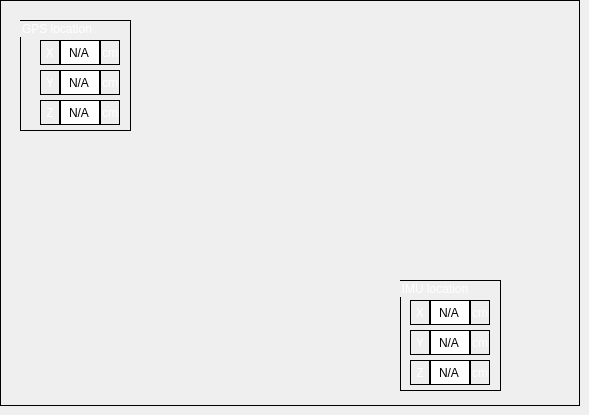
     <widget class="QWidget" name="page_2">
      <widget class="QFrame" name="frame">
       <property name="geometry">
        <rect>
         <x>0</x>
         <y>0</y>
         <width>580</width>
         <height>406</height>
        </rect>
       </property>
       <property name="styleSheet">
        <string notr="true">border:1px solid black;
background-image:url(images/gpsbg.png);

</string>
       </property>
       <property name="frameShape">
        <enum>QFrame::StyledPanel</enum>
       </property>
       <property name="frameShadow">
        <enum>QFrame::Raised</enum>
       </property>
       <widget class="QGroupBox" name="groupBox">
        <property name="geometry">
         <rect>
          <x>400</x>
          <y>280</y>
          <width>101</width>
          <height>111</height>
         </rect>
        </property>
        <property name="styleSheet">
         <string notr="true">QGroupBox{
color:white;
background:transparent;
}</string>
        </property>
        <property name="title">
         <string>IMU location</string>
        </property>
        <widget class="QLineEdit" name="le_imu_z">
         <property name="geometry">
          <rect>
           <x>30</x>
           <y>80</y>
           <width>40</width>
           <height>25</height>
          </rect>
         </property>
         <property name="text">
          <string>N/A</string>
         </property>
         <property name="alignment">
          <set>Qt::AlignCenter</set>
         </property>
        </widget>
        <widget class="QLineEdit" name="le_imu_y">
         <property name="geometry">
          <rect>
           <x>30</x>
           <y>50</y>
           <width>40</width>
           <height>25</height>
          </rect>
         </property>
         <property name="text">
          <string>N/A</string>
         </property>
         <property name="alignment">
          <set>Qt::AlignCenter</set>
         </property>
        </widget>
        <widget class="QLineEdit" name="le_imu_x">
         <property name="geometry">
          <rect>
           <x>30</x>
           <y>20</y>
           <width>40</width>
           <height>25</height>
          </rect>
         </property>
         <property name="text">
          <string>N/A</string>
         </property>
         <property name="alignment">
          <set>Qt::AlignCenter</set>
         </property>
        </widget>
        <widget class="QLabel" name="lbA_per_2">
         <property name="geometry">
          <rect>
           <x>70</x>
           <y>20</y>
           <width>20</width>
           <height>25</height>
          </rect>
         </property>
         <property name="styleSheet">
          <string notr="true">QLabel{
font-family:segoe ui;
color: white; }</string>
         </property>
         <property name="text">
          <string>cm</string>
         </property>
         <property name="alignment">
          <set>Qt::AlignCenter</set>
         </property>
        </widget>
        <widget class="QLabel" name="lbA_per_3">
         <property name="geometry">
          <rect>
           <x>70</x>
           <y>50</y>
           <width>20</width>
           <height>25</height>
          </rect>
         </property>
         <property name="styleSheet">
          <string notr="true">QLabel{
font-family:segoe ui;
color: white; }</string>
         </property>
         <property name="text">
          <string>cm</string>
         </property>
         <property name="alignment">
          <set>Qt::AlignCenter</set>
         </property>
        </widget>
        <widget class="QLabel" name="lbA_per_4">
         <property name="geometry">
          <rect>
           <x>70</x>
           <y>80</y>
           <width>20</width>
           <height>25</height>
          </rect>
         </property>
         <property name="styleSheet">
          <string notr="true">QLabel{
font-family:segoe ui;
color: white; }</string>
         </property>
         <property name="text">
          <string>cm</string>
         </property>
         <property name="alignment">
          <set>Qt::AlignCenter</set>
         </property>
        </widget>
        <widget class="QLabel" name="lbA_per_8">
         <property name="geometry">
          <rect>
           <x>10</x>
           <y>20</y>
           <width>20</width>
           <height>25</height>
          </rect>
         </property>
         <property name="styleSheet">
          <string notr="true">QLabel{
font-family:UTM Banque;
color: white; }</string>
         </property>
         <property name="text">
          <string>X</string>
         </property>
         <property name="alignment">
          <set>Qt::AlignCenter</set>
         </property>
        </widget>
        <widget class="QLabel" name="lbA_per_9">
         <property name="geometry">
          <rect>
           <x>10</x>
           <y>50</y>
           <width>20</width>
           <height>25</height>
          </rect>
         </property>
         <property name="styleSheet">
          <string notr="true">QLabel{
font-family:UTM Banque;
color: white; }</string>
         </property>
         <property name="text">
          <string>Y</string>
         </property>
         <property name="alignment">
          <set>Qt::AlignCenter</set>
         </property>
        </widget>
        <widget class="QLabel" name="lbA_per_10">
         <property name="geometry">
          <rect>
           <x>10</x>
           <y>80</y>
           <width>20</width>
           <height>25</height>
          </rect>
         </property>
         <property name="styleSheet">
          <string notr="true">QLabel{
font-family:UTM Banque;
color: white; }</string>
         </property>
         <property name="text">
          <string>Z</string>
         </property>
         <property name="alignment">
          <set>Qt::AlignCenter</set>
         </property>
        </widget>
       </widget>
       <widget class="QGroupBox" name="groupBox_3">
        <property name="geometry">
         <rect>
          <x>20</x>
          <y>20</y>
          <width>111</width>
          <height>111</height>
         </rect>
        </property>
        <property name="styleSheet">
         <string notr="true">QGroupBox{
color:white;
background:transparent;
}</string>
        </property>
        <property name="title">
         <string>GPS location</string>
        </property>
        <widget class="QLineEdit" name="le_gps_z">
         <property name="geometry">
          <rect>
           <x>40</x>
           <y>80</y>
           <width>40</width>
           <height>25</height>
          </rect>
         </property>
         <property name="text">
          <string>N/A</string>
         </property>
         <property name="alignment">
          <set>Qt::AlignCenter</set>
         </property>
        </widget>
        <widget class="QLineEdit" name="le_gps_y">
         <property name="geometry">
          <rect>
           <x>40</x>
           <y>50</y>
           <width>40</width>
           <height>25</height>
          </rect>
         </property>
         <property name="text">
          <string>N/A</string>
         </property>
         <property name="alignment">
          <set>Qt::AlignCenter</set>
         </property>
        </widget>
        <widget class="QLineEdit" name="le_gps_x">
         <property name="geometry">
          <rect>
           <x>40</x>
           <y>20</y>
           <width>40</width>
           <height>25</height>
          </rect>
         </property>
         <property name="text">
          <string>N/A</string>
         </property>
         <property name="alignment">
          <set>Qt::AlignCenter</set>
         </property>
        </widget>
        <widget class="QLabel" name="lbA_per_5">
         <property name="geometry">
          <rect>
           <x>80</x>
           <y>20</y>
           <width>20</width>
           <height>25</height>
          </rect>
         </property>
         <property name="styleSheet">
          <string notr="true">QLabel{
font-family:segoe ui;
color: white; }</string>
         </property>
         <property name="text">
          <string>cm</string>
         </property>
         <property name="alignment">
          <set>Qt::AlignCenter</set>
         </property>
        </widget>
        <widget class="QLabel" name="lbA_per_6">
         <property name="geometry">
          <rect>
           <x>80</x>
           <y>50</y>
           <width>20</width>
           <height>25</height>
          </rect>
         </property>
         <property name="styleSheet">
          <string notr="true">QLabel{
font-family:segoe ui;
color: white; }</string>
         </property>
         <property name="text">
          <string>cm</string>
         </property>
         <property name="alignment">
          <set>Qt::AlignCenter</set>
         </property>
        </widget>
        <widget class="QLabel" name="lbA_per_7">
         <property name="geometry">
          <rect>
           <x>80</x>
           <y>80</y>
           <width>20</width>
           <height>25</height>
          </rect>
         </property>
         <property name="styleSheet">
          <string notr="true">QLabel{
font-family:segoe ui;
color: white; }</string>
         </property>
         <property name="text">
          <string>cm</string>
         </property>
         <property name="alignment">
          <set>Qt::AlignCenter</set>
         </property>
        </widget>
        <widget class="QLabel" name="lbA_per_11">
         <property name="geometry">
          <rect>
           <x>20</x>
           <y>20</y>
           <width>20</width>
           <height>25</height>
          </rect>
         </property>
         <property name="styleSheet">
          <string notr="true">QLabel{
font-family:UTM Banque;
color: white; }</string>
         </property>
         <property name="text">
          <string>X</string>
         </property>
         <property name="alignment">
          <set>Qt::AlignCenter</set>
         </property>
        </widget>
        <widget class="QLabel" name="lbA_per_12">
         <property name="geometry">
          <rect>
           <x>20</x>
           <y>50</y>
           <width>20</width>
           <height>25</height>
          </rect>
         </property>
         <property name="styleSheet">
          <string notr="true">QLabel{
font-family:UTM Banque;
color: white; }</string>
         </property>
         <property name="text">
          <string>Y</string>
         </property>
         <property name="alignment">
          <set>Qt::AlignCenter</set>
         </property>
        </widget>
        <widget class="QLabel" name="lbA_per_13">
         <property name="geometry">
          <rect>
           <x>20</x>
           <y>80</y>
           <width>20</width>
           <height>25</height>
          </rect>
         </property>
         <property name="styleSheet">
          <string notr="true">QLabel{
font-family:UTM Banque;
color: white; }</string>
         </property>
         <property name="text">
          <string>Z</string>
         </property>
         <property name="alignment">
          <set>Qt::AlignCenter</set>
         </property>
        </widget>
       </widget>
      </widget>
     </widget>
